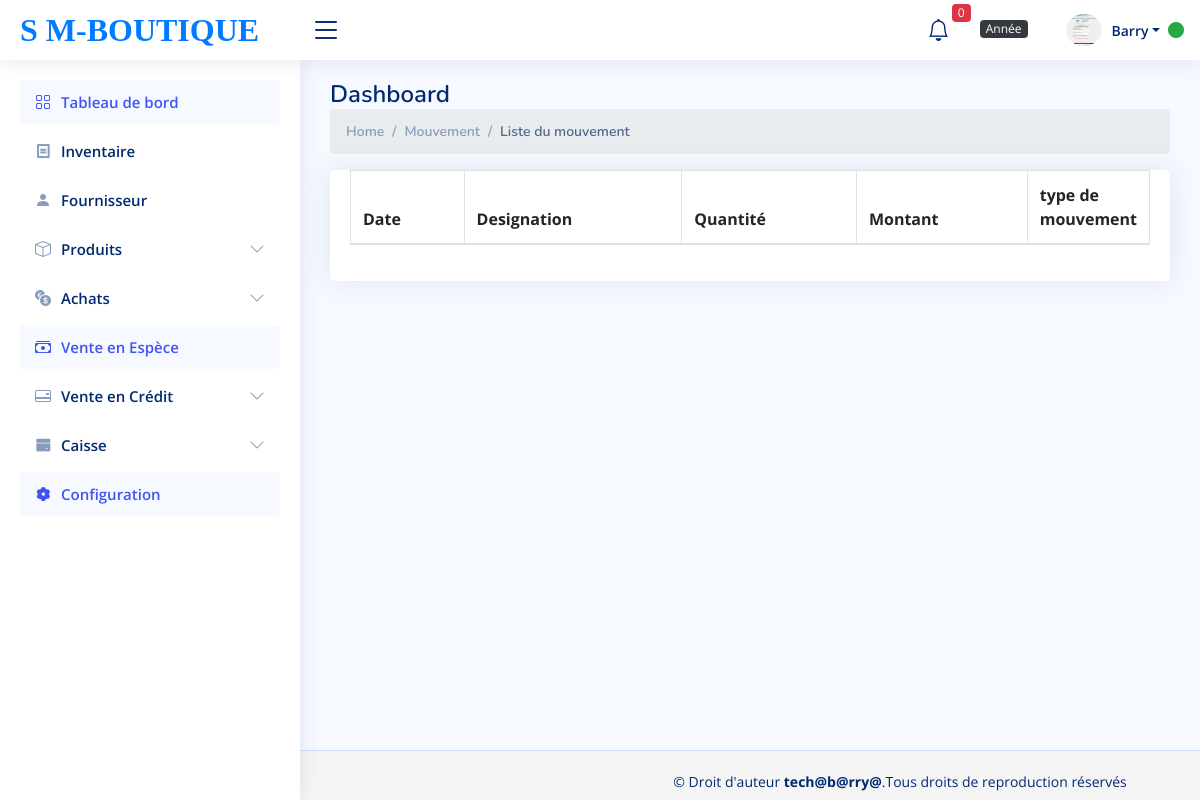
/mouvement.php (signed in), run on an earlier commit of the app's database.
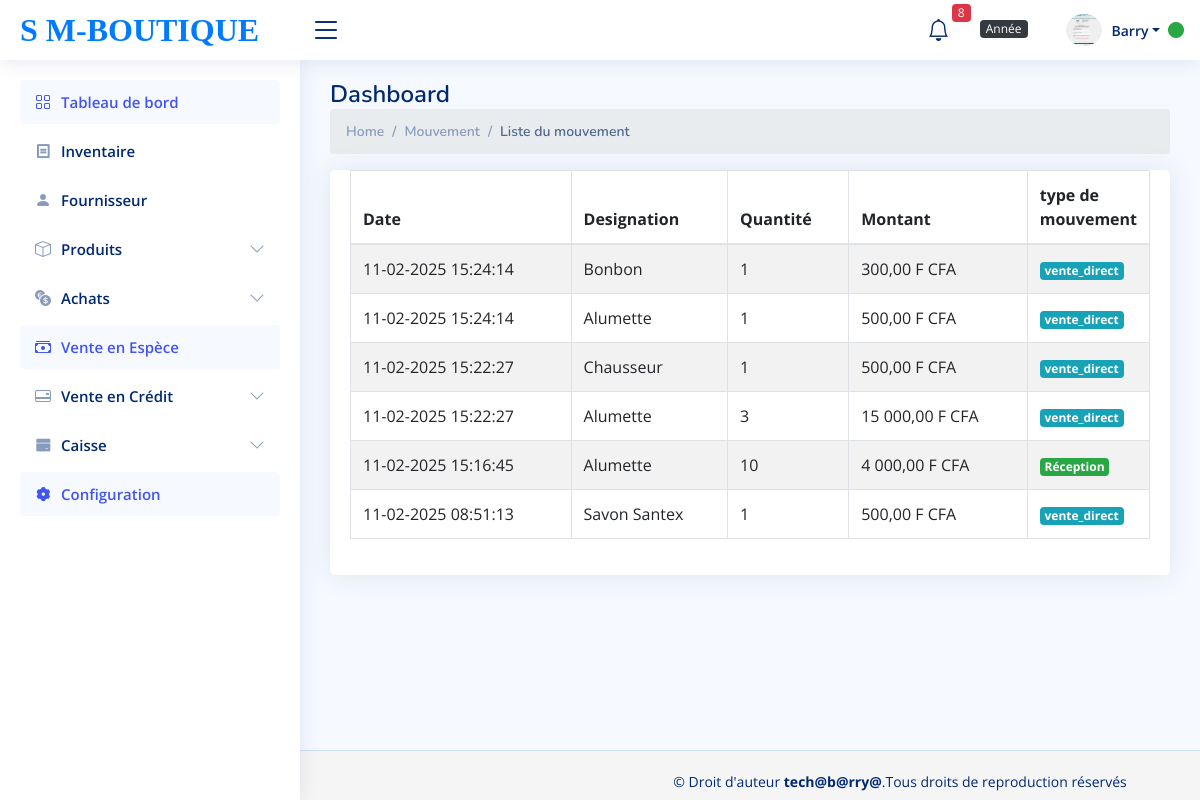
And on a later commit of the database.
### tables this page shows
CREATE TABLE `mouvement` (
  `id_mvnt` int(11) NOT NULL,
  `id_ligne_reception` int(11) DEFAULT NULL,
  `id_ligne_livraison` int(11) DEFAULT NULL,
  `id_ligne_vente` int(11) DEFAULT NULL,
  `id_produit` int(11) NOT NULL,
  `quantite` int(100) DEFAULT NULL,
  `type_mvnt` varchar(100) DEFAULT NULL,
  `montant` int(100) DEFAULT NULL,
  `date_mov` datetime DEFAULT NULL
);

CREATE TABLE `tbl_product` (
  `id` int(11) NOT NULL,
  `name` varchar(255) NOT NULL,
  `code` varchar(255) NOT NULL,
  `marque_produit` varchar(255) NOT NULL,
  `reference` varchar(255) NOT NULL,
  `prix_en_gros` int(50) NOT NULL,
  `prix_detail` int(50) NOT NULL,
  `price` int(50) NOT NULL,
  `alerte_article` int(100) NOT NULL,
  `id_boutique` int(11) NOT NULL,
  `stock` int(11) NOT NULL DEFAULT 0,
  `id_unite` int(11) NOT NULL
);

### mouvement.php (called while the page is built, shortened)
<?php
require_once('autoload.php');
$liste_mouvement=new Client();
$recuperer_afficher_mvent=$liste_mouvement->list1();
?>
<?php require_once('view/liste_mouvement.view.php') ?>

### autoload.php (called while the page is built, shortened)
<?php
spl_autoload_register (function ($class_name)
{
    $fils="classes/".$class_name.'.php';
});

### classes/Fonction.php (called while the page is built, shortened)
<?php
class Fonction{
        public function database(){
            $this->DB_HOST="127.0.0.1";
            $this->DB_NAME="db_supermarche";
            $this->DB_USERNAME="root";
            $this->DB_PASSWORD='';
             $bdd=new PDO("mysql:host=".$this->DB_HOST.";dbname=". $this->DB_NAME,
            $this->DB_USERNAME  ,$this->DB_PASSWORD);
            return $bdd;
        }
   public function  recuperation_fonction($select_partie,$tables,$data=[], $all=null){
      $bdd=$this->database();
        $monFetch=$bdd->prepare("select $select_partie from $tables");
        $monFetch->execute($data);
        if(isset($all) and $all==="all"|| $all==="All" || $all==="ALL" ||
         $all==="aLL"||$all==="ALl"|| $all==="AlL"){
           return $monFetch->fetchAll(PDO::FETCH_OBJ);
         }else{
           return $monFetch->fetch(PDO::FETCH_OBJ);
         }
    }
}

### classes/Client.php (called while the page is built, shortened)
<?php
class Client extends Fonction{
    public function list1(){
            $recuperer_afficher_mvent=$this->recuperation_fonction("*"," mouvement JOIN tbl_product
         ON tbl_product.id=mouvement.id_produit  ORDER BY id_mvnt DESC",[],"all");
            return $recuperer_afficher_mvent;
         }
}

### view/liste_mouvement.view.php (the view, shortened to what the changed rows need)
<?php require_once ('partials/header.php') ?>
<?php require_once ('partials/sidebar.php')?>
<?php require_once ('partials/navbar.php')?>
<!DOCTYPE html>
<html lang="en">
  <body>
    <main id="main" class="main">
            <div class="pagetitle">
      <h1>Dashboard</h1>
    </div>
        <section class="section">
            <div class="row">
                <div class="col-lg-12">
                    <div class="card">
                        <div class="card-body">
                            <table class="table datatable table-bordered table-striped">
                                <thead>
                                    <tr>
                                        <th>Date</th>
                                        <th>Designation</th>
                                        <th>Quantité</th>
                                        <th>Montant</th>
                                        <th width='1%'>type de <br> mouvement</th>
                                    </tr>
                                </thead>
                                <tbody>
                                     <?php  foreach ($recuperer_afficher_mvent as $liste_mvnt):?>
                                        <tr>
                                            <td><?=date_format(date_create($liste_mvnt->date_mov), 'd-m-Y H:i:s')?></td>
                                            <td><?= $liste_mvnt->name?></td>
                                            <td><?= $liste_mvnt-> quantite?></td>
                                            <td><?= number_format($liste_mvnt-> montant, 2, ',', ' ') ?> F CFA</td>
                                            <td>
                                              <?php
                                            if ($liste_mvnt->type_mvnt=='reception') {
                                              echo " <span class='badge bg-success'>Réception</span>";
                                            }elseif($liste_mvnt->type_mvnt=='livraison') {
                                               echo " <span class='badge bg-primary'>Livraison</span>";
                                            }else{
                                               echo " <span class='badge bg-info'>vente_direct</span>";
                                            }
                                               ?>
                                            </td>
                                        </tr>
                                    <?php endforeach?>
                                </tbody>
                          </table>
                        </div>
                     </div>
                </div>
            </div>
        </section>
    </main>
  </body>
</html>

### partials/navbar.php (shortened to what the changed rows need)
  <?php
  require_once ('partials/database.php');
    $alerte_article_query = "SELECT * FROM tbl_product WHERE stock <= alerte_article";
    $alerte_articles = $bdd->query($alerte_article_query);
    $stock_alerte = $alerte_articles->rowCount();
  ?>
 <header id="header" class="header fixed-top d-flex align-items-center">
<nav class="header-nav ms-auto">
  <ul class="d-flex align-items-center">
    <li class="nav-item dropdown">
      <a class="nav-link nav-icon" href="#" data-bs-toggle="dropdown">
          <i class="bi bi-bell"></i>
          <span class="badge bg-danger badge-number"><?= $stock_alerte ?></span>
      </a>
    </li>
  </ul>
</nav>
</header>

What changed in the data, as far as the page shows it:
added mouvement: date_mov "11-02-2025 15:24:14", id_produit.name "Bonbon", quantite "1", montant "300,00", type_mvnt "vente_direct"
added mouvement: date_mov "11-02-2025 15:24:14", id_produit.name "Alumette", quantite "1", montant "500,00", type_mvnt "vente_direct"
added mouvement: date_mov "11-02-2025 15:22:27", id_produit.name "Chausseur", quantite "1", montant "500,00", type_mvnt "vente_direct"
added mouvement: date_mov "11-02-2025 15:22:27", id_produit.name "Alumette", quantite "3", montant "15 000,00", type_mvnt "vente_direct"
added mouvement: date_mov "11-02-2025 15:16:45", id_produit.name "Alumette", quantite "10", montant "4 000,00", type_mvnt "Réception"
added mouvement: date_mov "11-02-2025 08:51:13", id_produit.name "Savon Santex", quantite "1", montant "500,00", type_mvnt "vente_direct"
Also different on the page:
$stock_alerte: "0" → "8"
